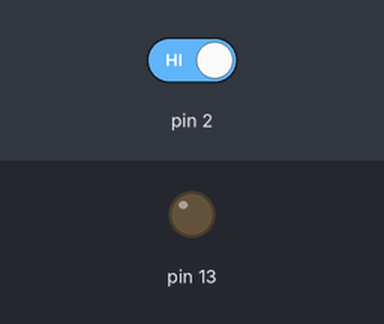
Recording of a sketch running on a simulated Arduino Uno, built with avr-gcc and run on an emulated ATmega328P. Parts: output pins drawn as LEDs (lit = HIGH). The inputs (shaded band) are chosen by the test bench; at power-on: pin 2 HIGH. What the sketch prints to the serial monitor is not drawn.

Above: at 1.2 s.
1.3 s: pin 2 driven LOW
At 2.3 s:
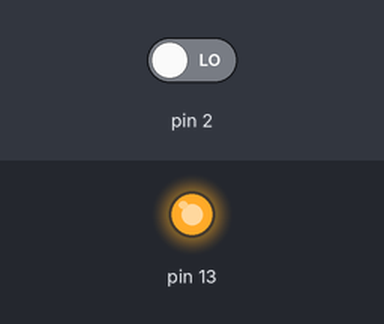
Timing chart, 0 to 4.3 s (numbered marks = the images above; inputs shaded):
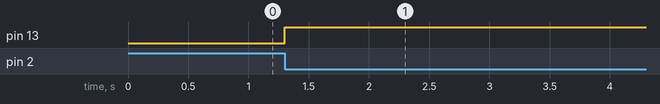

Measured:
- after the input at 1.3 s, pin 13: LOW → HIGH at once

The sketch:

sketch_apr11d.ino
```cpp
const int duration = 1000;
unsigned long pre_time = 0;
unsigned long cur_time = 0;
volatile byte state = HIGH;

void isr()
{
  cur_time = millis();
  Serial.println(pre_time);
  if(cur_time - pre_time >= duration)
  {
    Serial.println("인터럽트 발생");
    pre_time = cur_time;
    digitalWrite(13, state);
    state = !state;
    Serial.println(state);
    Serial.println(pre_time);
  }

}

void setup() {
  // put your setup code here, to run once:
  Serial.begin(9600);
  pinMode(13,OUTPUT);
  attachInterrupt(0,isr,FALLING);
}

void loop() {
  // put your main code here, to run repeatedly:

}
```
